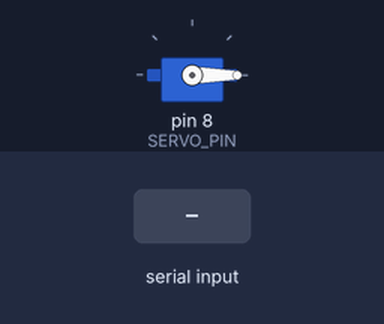
Bench run of a sketch on a simulated Arduino Uno, built with avr-gcc and run on an emulated ATmega328P. Shown: servo. Inputs (shaded band) come from the test bench. What the sketch prints to the serial monitor is not drawn.

Above: at 1.2 s.
1.3 s: byte 30 received over Serial
At 1.7 s:
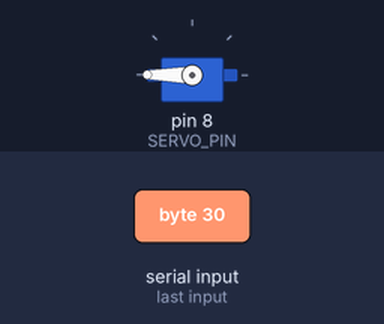
Timing chart, 0 to 4.3 s (numbered marks = the images above; inputs shaded):
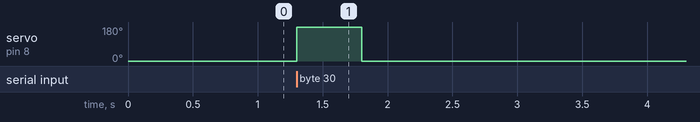

The sketch:

DispenserController.ino
```cpp
#include <Servo.h>

Servo m_Servo;

const int SERVO_PIN = 8;
const int SERIAL_BAUD = 9600;

const int SERVO_OPEN_VAL = 180;
const int SERVO_CLOSED_VAL = 0;
const int TRANSITION_DELAY_TIME = 400;
const int OPEN_HOLD_TIME = 100;

void setup()
{
	m_Servo.attach( SERVO_PIN );
	m_Servo.write( SERVO_CLOSED_VAL );

	Serial.begin( SERIAL_BAUD );
}

void loop()
{
	if( Serial.available() )
	{
		m_Servo.write( SERVO_OPEN_VAL );
		delay( TRANSITION_DELAY_TIME );

		while( Serial.available() )
		{
			delay( OPEN_HOLD_TIME );
			int data = Serial.read();
			Serial.println( data );
		}

		m_Servo.write( SERVO_CLOSED_VAL );
		delay( TRANSITION_DELAY_TIME );
	}
}
```

Measured:
- after the input at 1.3 s, servo on pin 8 (SERVO_PIN): 0° → 180° at once, → 0° 0.50 s later
